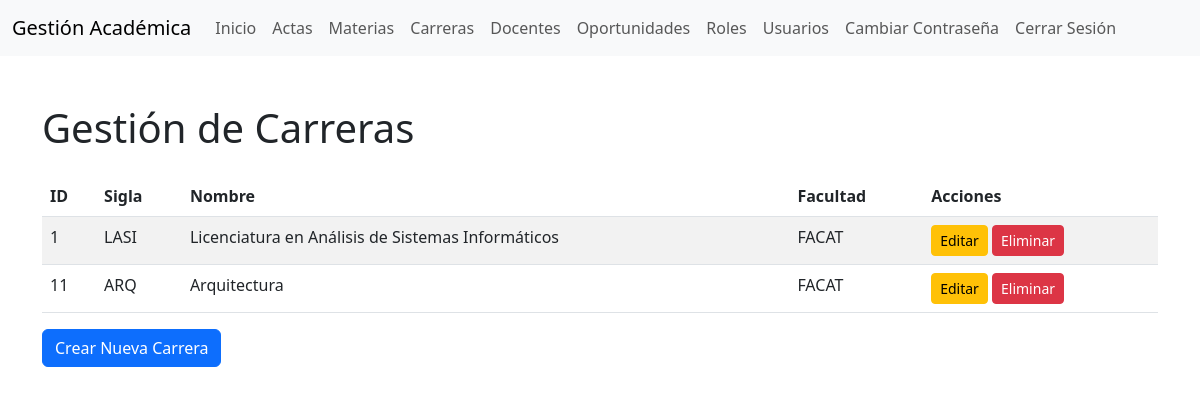
The page /carreras/index.php (signed in) on the database its author committed.
### tables this page shows
CREATE TABLE `carreras` (
  `id` int(11) NOT NULL,
  `carre_sigla` varchar(80) NOT NULL,
  `created_date_time` datetime(6) DEFAULT NULL,
  `carre_nombre` varchar(100) NOT NULL,
  `updated_date_time` datetime(6) DEFAULT NULL,
  `facu_id` int(11) DEFAULT NULL
);

CREATE TABLE `facultades` (
  `id` int(11) NOT NULL,
  `created_date_time` datetime(6) DEFAULT NULL,
  `updated_date_time` datetime(6) DEFAULT NULL,
  `facu_code` varchar(8) NOT NULL,
  `facu_name` varchar(50) NOT NULL
);

### classes/Carreras.php (called while the page is built, shortened)
<?php
class Carreras {
    private $conn;
    private $table = 'carreras';
    public function __construct($db) {
        $this->conn = $db;
    }
    public function obtenerCarreras() {
        $query = "SELECT c.id, c.carre_sigla, c.carre_nombre,c.facu_id, f.facu_code
                  FROM " . $this->table . " c
                  JOIN facultades f ON c.facu_id = f.id";
        $result = $this->conn->query($query);
        return $result;
    }
}
?>

### public/carreras/index.php (the view, shortened to what this page needs)
<?php
require_once '../../classes/Carreras.php';
$database = new Database();
$db = $database->connect();
$carreras = new Carreras($db);
try {
    $result = $carreras->obtenerCarreras();
} catch (Exception $e) {
    die('Error: ' . $e->getMessage());
}
?>
<!DOCTYPE html>
<html lang="es">
<head>
    <link href="https://cdn.jsdelivr.net/npm/bootstrap@5.3.0/dist/css/bootstrap.min.css" rel="stylesheet">
</head>
<body>
     <?php include '../includes/navbar.php'; ?>
<div class="container mt-5">
    <h1 class="mb-4">Gestión de Carreras</h1>
    <table class="table table-striped">
        <thead>
        <tr>
            <th>ID</th>
            <th>Sigla</th>
            <th>Nombre</th>
            <th>Facultad</th>
            <th>Acciones</th>
        </tr>
        </thead>
        <tbody>
        <?php while ($row = $result->fetch_assoc()): ?>
        <tr>
            <td><?php echo $row['id']; ?></td>
            <td><?php echo $row['carre_sigla']; ?></td>
            <td><?php echo $row['carre_nombre']; ?></td>
            <td><?php echo $row['facu_code']; ?></td>
            <td>
                <a href="editar.php?id=<?php echo $row['id']; ?>" class="btn btn-warning btn-sm">Editar</a>
                <a href="eliminar.php?id=<?php echo $row['id']; ?>" class="btn btn-danger btn-sm">Eliminar</a>
            </td>
        </tr>
        <?php endwhile; ?>
        </tbody>
    </table>
    <a href="crear.php" class="btn btn-primary">Crear Nueva Carrera</a>
</div>
</body>
</html>

### rows shown on the page
carreras: id "1", carre_sigla "LASI", carre_nombre "Licenciatura en Análisis de Sistemas Informáticos", facu.facu_code "FACAT"
carreras: id "11", carre_sigla "ARQ", carre_nombre "Arquitectura", facu.facu_code "FACAT"
